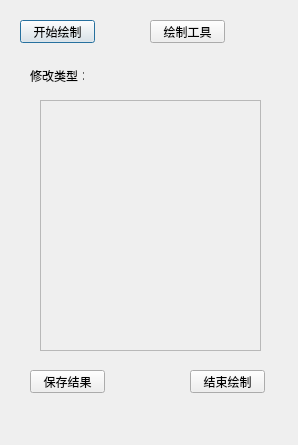
<?xml version="1.0" encoding="UTF-8"?>
<ui version="4.0">
 <class>Dialog_ChangePointsType</class>
 <widget class="QDialog" name="Dialog_ChangePointsType">
  <property name="geometry">
   <rect>
    <x>0</x>
    <y>0</y>
    <width>298</width>
    <height>445</height>
   </rect>
  </property>
  <property name="windowTitle">
   <string>更改边界线类型</string>
  </property>
  <widget class="QPushButton" name="btn_start_change">
   <property name="geometry">
    <rect>
     <x>20</x>
     <y>20</y>
     <width>75</width>
     <height>23</height>
    </rect>
   </property>
   <property name="text">
    <string>开始绘制</string>
   </property>
  </widget>
  <widget class="QPushButton" name="btn_save">
   <property name="geometry">
    <rect>
     <x>30</x>
     <y>370</y>
     <width>75</width>
     <height>23</height>
    </rect>
   </property>
   <property name="text">
    <string>保存结果</string>
   </property>
  </widget>
  <widget class="QPushButton" name="btn_endDraw">
   <property name="geometry">
    <rect>
     <x>190</x>
     <y>370</y>
     <width>75</width>
     <height>23</height>
    </rect>
   </property>
   <property name="text">
    <string>结束绘制</string>
   </property>
  </widget>
  <widget class="QScrollArea" name="scrollArea">
   <property name="geometry">
    <rect>
     <x>40</x>
     <y>100</y>
     <width>221</width>
     <height>251</height>
    </rect>
   </property>
   <property name="lineWidth">
    <number>0</number>
   </property>
   <property name="widgetResizable">
    <bool>true</bool>
   </property>
   <widget class="QWidget" name="scrollAreaWidgetContents">
    <property name="geometry">
     <rect>
      <x>0</x>
      <y>0</y>
      <width>219</width>
      <height>249</height>
     </rect>
    </property>
   </widget>
  </widget>
  <widget class="QLabel" name="label">
   <property name="geometry">
    <rect>
     <x>30</x>
     <y>70</y>
     <width>54</width>
     <height>12</height>
    </rect>
   </property>
   <property name="text">
    <string>修改类型：</string>
   </property>
  </widget>
  <widget class="QPushButton" name="btn_draw_tool">
   <property name="geometry">
    <rect>
     <x>150</x>
     <y>20</y>
     <width>75</width>
     <height>23</height>
    </rect>
   </property>
   <property name="text">
    <string>绘制工具</string>
   </property>
  </widget>
 </widget>
 <resources/>
 <connections/>
</ui>
